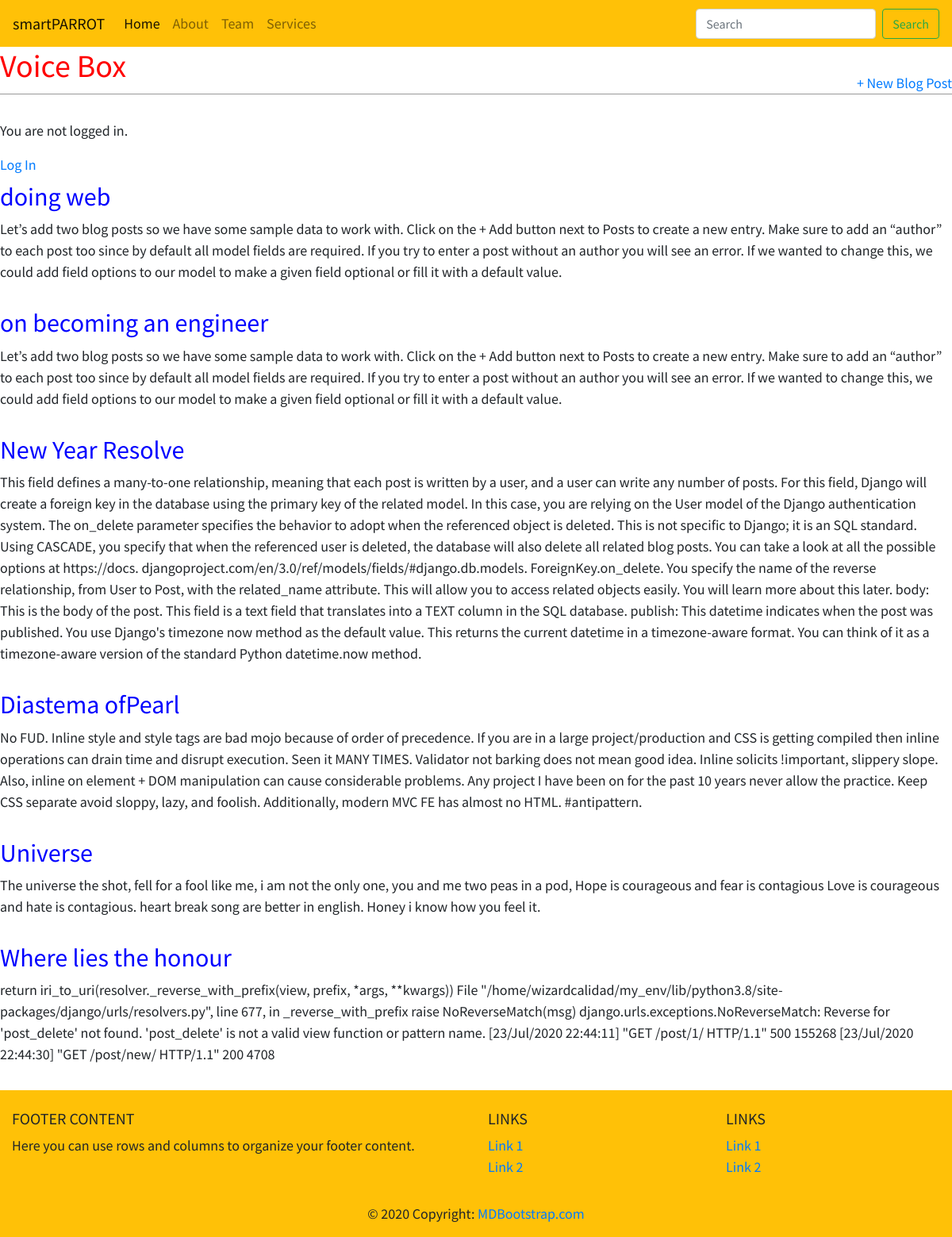
The page / on the database its author committed.
### blog/models.py (models this page shows, shortened)
class Post(models.Model):
    title = models.CharField(max_length=200)
    author = models.ForeignKey('auth.User',
                               on_delete= models.CASCADE)
    body = models.TextField()
    created = models.DateTimeField(auto_now_add=True)
    updated = models.DateTimeField(auto_now=True)
    active = models.BooleanField(default=True)
    class Meta:
        ordering = ('created',)

### blog/views.py (the view)
# urls.py: path('', BlogListView.as_view(), name='home'),
class BlogListView(ListView):
    model = Post
    template_name = 'home.html'

### blog/templates/home.html (shortened to what this page needs)
{% extends 'base.html' %}
{% block content %}
{% for post in object_list %}
<div class="post-entry">
    <h2><a href="{% url 'detail' post.pk %}">{{post.title}}</a></h2>
    <p>{{post.body}}</p>
</div>
{% endfor %}
{% endblock content %}

### blog/templates/base.html (shortened to what this page needs)
{% load static %}
<html lang="en">
<head>
    <link rel="stylesheet" href="https://stackpath.bootstrapcdn.com/bootstrap/4.5.0/css/bootstrap.min.css">
    <link href="{% static 'css/base.css' %}" rel="stylesheet">
</head>
<nav class="navbar navbar-expand-lg navbar-light bg-warning">
  <a class="navbar-brand" href="">smartPARROT</a>
  <div class="collapse navbar-collapse" id="navbarSupportedContent">
    <ul class="navbar-nav mr-auto">
      <li class="nav-item active">
        <a class="nav-link" href="home.html">Home <span class="sr-only">(current)</span></a>
      </li>
      <li class="nav-item">
        <a class="nav-link" href="#">About</a>
      </li>
      <li class="nav-item">
        <a class="nav-link" href="#" >Team</a>
      </li>
      <li class="nav-item">
        <a class="nav-link" href="#" tabindex="-1">Services</a>
      </li>
    </ul>
    <form class="form-inline my-2 my-lg-0">
      <input class="form-control mr-sm-2" type="search" placeholder="Search" aria-label="Search">
      <button class="btn btn-outline-success my-2 my-sm-0" type="submit">Search</button>
    </form>
  </div>
</nav>
  <div>
<header>
  <div class="nav-left">
  <h1><a href="{% url 'home' %}">Voice Box</a></h1>
  </div>
  <div class="nav-right">
    <a href="{% url 'post_new' %}">+ New Blog Post</a>
  </div>
</header>
{% if user.is_authenticated %}
  <p>Hi {{ user.username }}!</p>
    <p><a href="{% url 'logout' %}">Log out</a></p>
{% else %}
  <p>You are not logged in.</p>
  <a href="{% url 'login' %}">Log In</a>
{% endif %}
   {% block content %}
    {% endblock content %}
</div>
<footer class="page-footer font-small blue pt-4 bg-warning">
  <div class="container-fluid text-center text-md-left">
    <div class="row">
      <div class="col-md-6 mt-md-0 mt-3">
        <h5 class="text-uppercase">Footer Content</h5>
        <p>Here you can use rows and columns to organize your footer content.</p>
      </div>
      <div class="col-md-3 mb-md-0 mb-3">
        <h5 class="text-uppercase">Links</h5>
        <ul class="list-unstyled">
          <li>
            <a href="#!">Link 1</a>
          </li>
          <li>
            <a href="#!">Link 2</a>
          </li>
        </ul>
      </div>
      <div class="col-md-3 mb-md-0 mb-3">
        <h5 class="text-uppercase">Links</h5>
        <ul class="list-unstyled">
          <li>
            <a href="#!">Link 1</a>
          </li>
          <li>
            <a href="#!">Link 2</a>
          </li>
        </ul>
      </div>
    </div>
  </div>
  <div class="footer-copyright text-center py-3">© 2020 Copyright:
    <a href="https://mdbootstrap.com/"> MDBootstrap.com</a>
  </div>
</footer>
</body>
</html>

### blog/static/css/base.css (style rules this page uses)
header { border-bottom: 1px solid #999; margin-bottom: 2rem; display: flex; }
header h1 a { color: red; text-decoration: none; }
.nav-left { margin-right: auto; }
.nav-right { display: flex; padding-top: 2rem; }
.post-entry { margin-bottom: 2rem; }
.post-entry h2 { margin: 0.5rem 0; }
.post-entry h2 a, .post-entry h2 a:visited { color: blue; text-decoration: none; }
.post-entry p { margin: 0; font-weight: 400; }

### rows shown on the page
Post: title "doing web", body "Let’s add two blog posts so we have some sample data to work with. Click on the + Add button next to Posts to create a new entry. Make sure to add an “author” to each post too since by default all model fields are required. If you try to enter a post without an author you will see an error. If we wanted to change this, we could add field options to our model to make a given field optional or fill it with a default value."
Post: title "on becoming an engineer", body "Let’s add two blog posts so we have some sample data to work with. Click on the + Add button next to Posts to create a new entry. Make sure to add an “author” to each post too since by default all model fields are required. If you try to enter a post without an author you will see an error. If we wanted to change this, we could add field options to our model to make a given field optional or fill it with a default value."
Post: title "New Year Resolve", body "This field defines a many-to-one relationship, meaning that each post is written by a user, and a user can write any number of posts. For this field, Django will create a foreign key in the database using the primary key of the related model. In this case, you are relying on the User model of the Django authentication system. The on_delete parameter specifies the behavior to adopt when the referenced object is deleted. This is not specific to Django; it is an SQL standard. Using CASCADE, you specify that when the referenced user is deleted, the database will also delete all related blog posts. You can take a look at all the possible options at https://docs.…"
Post: title "Diastema ofPearl", body "No FUD. Inline style and style tags are bad mojo because of order of precedence. If you are in a large project/production and CSS is getting compiled then inline operations can drain time and disrupt execution. Seen it MANY TIMES. Validator not barking does not mean good idea. Inline solicits !important, slippery slope. Also, inline on element + DOM manipulation can cause considerable problems. Any project I have been on for the past 10 years never allow the practice. Keep CSS separate avoid sloppy, lazy, and foolish. Additionally, modern MVC FE has almost no HTML. #antipattern."
Post: title "Universe", body "The universe the shot, fell for a fool like me, i am not the only one, you and me two peas in a pod, Hope is courageous and fear is contagious Love is courageous and hate is contagious. heart break song are better in english. Honey i know how you feel it."
Post: title "Where lies the honour", body "return iri_to_uri(resolver._reverse_with_prefix(view, prefix, *args, **kwargs)) File \"/home/wizardcalidad/my_env/lib/python3.8/site-packages/django/urls/resolvers.py\", line 677, in _reverse_with_prefix raise NoReverseMatch(msg) django.urls.exceptions.NoReverseMatch: Reverse for 'post_delete' not found. 'post_delete' is not a valid view function or pattern name. [23/Jul/2020 22:44:11] \"GET /post/1/ HTTP/1.1\" 500 155268 [23/Jul/2020 22:44:30] \"GET /post/new/ HTTP/1.1\" 200 4708"
